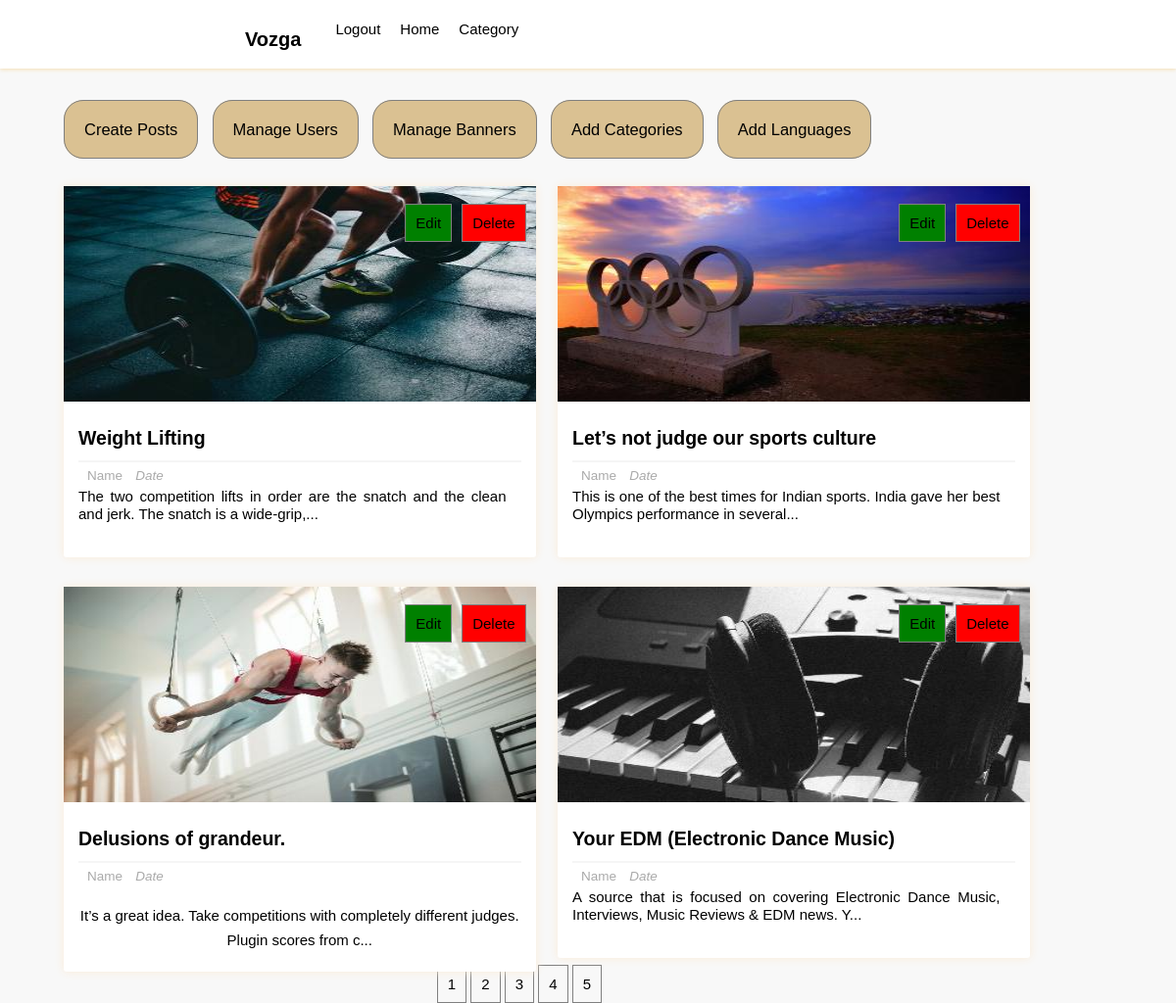
/dashboard.php, run on an earlier commit of the app's database.
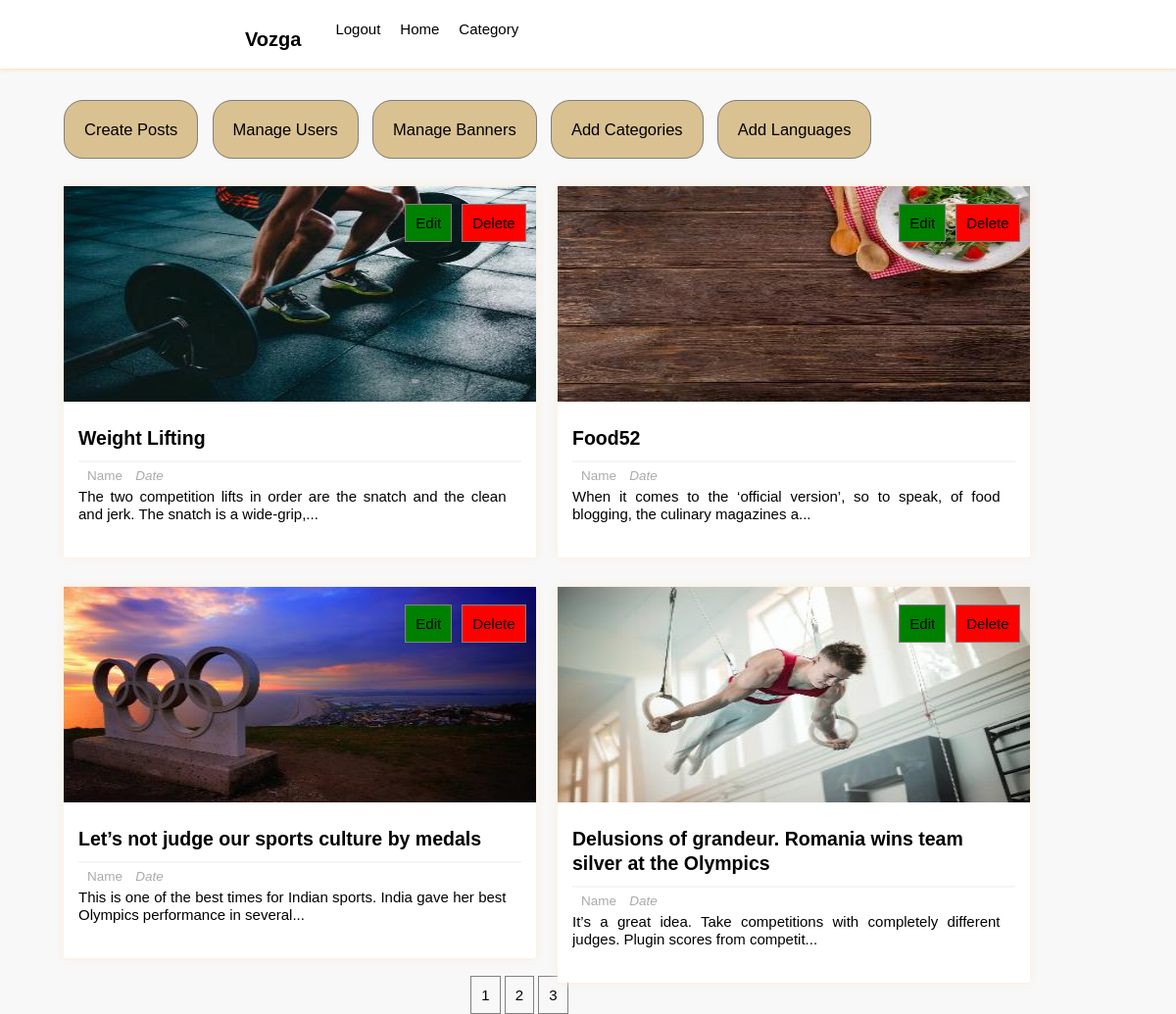
And on a later commit of the database.
### tables this page shows
CREATE TABLE `posts` (
  `p_id` int NOT NULL,
  `dup_id` int NOT NULL,
  `title` varchar(255) NOT NULL,
  `description` text NOT NULL,
  `category` varchar(255) NOT NULL,
  `image` varchar(255) NOT NULL,
  `user_id` int NOT NULL,
  `lang_code` varchar(255) NOT NULL
);

### dashboard.php (the view, shortened to what this page needs)
<?php
    require_once "includes/login_validate.php";
?>
<html lang="en">
<head>
    <link href="includes/style.css" rel="stylesheet" type="text/css" />
</head>
<body>
<div class="header-wrapper">
<header>
            <div class='logo'>
                <h3>Vozga</h3>
            </div>
            <div class="search-form">
                        <div class="icon">
                        </div>
                    </div>
            <ul class='list'>
                <li><a>Category<i class="fas fa-chevron-down" style="color:black; font-size: 14px; font-weight: 600; padding:5px;"></i></a>
                </li>
                <li><a href='homepage'>Home</a></li>
                <li><a href="includes/logout.php">Logout</a></li>
            </ul>
        </header>
</div>
    <div class="manage-posts-admin">
            <div class="admin-manage">
                <ul>
                    <li><a href="createpost">Create Posts</a></li>
                    <li><a href="manageuser">Manage Users</a></li>
                    <li><a href="banner">Manage Banners</a></li>
                    <li><a href="add-category">Add Categories</a></li>
                    <li><a href="add-language">Add Languages</a></li>
                </ul>
            </div>
        <div class="main-content-admin">
                    <?php
                        $results_per_page=4;
                        $sql="SELECT * FROM posts";
                        $result=mysqli_query($con,$sql);
                        $i=0;
                        $num_of_result=mysqli_num_rows($result);
                        $num_of_pages=ceil($num_of_result/$results_per_page);
                        if(!isset($_GET['page'])){
                            $page=1;
                        }else{
                            $page=$_GET['page'];
                        }
                        $start_limit=($page-1)*$results_per_page;
                        $sql="SELECT * FROM posts LIMIT ".$start_limit.','.$results_per_page;
                        $result=mysqli_query($con,$sql);
                        if(mysqli_num_rows($result) > $i){
                            while($row=mysqli_fetch_assoc($result)){
                    ?>
                    <div class="main-post-admin">
                    <?php
                        $output_image="images/resized408x220".$row['image'];
                        $desc=$row['description'];
                        $desc = substr($desc,0,100).'...';
                    ?>
                    <img class="image" src="<?php echo $output_image;?>", alt="post_image">
                    <div class="post-preview-wrapper">
                <a href="single/<?php echo $row['p_id'];?>" class="post-title"><?php echo $row['title'];?></a>
                <div class="post-preview">
                    <span class="author-name"><i class="fas fa-user"></i>Name</span>
                    <span class="post-date"><i class="fas fa-calendar-week">Date</i></span>
                    <p class="desc"><?php echo $desc; ?></p>
                </div>
            </div>
            <div class="btns">
                <ul class="edit-delete-btn">
                    <li>
                        <a href="editpost.php/<?php echo $row['p_id'];?>" class="btn edit-link">Edit</a>
                    </li>
                    <li>
                        <a href="deletepost.php/<?php echo  $row['p_id'];?>" class ="btn delete-link" onclick="return confirm('Are you sure you want to delete this?')">Delete</a>
                    </li>
                </ul>
            </div>
        </div>
                    <?php
                            }
                        }
                        else{
                            ?>
                            <tr>
                                <th colspan="2">No results to display</th>
                            </tr>
                            <?php
                        }
                    ?>
        </div>
        <div class='index-dashboard'><center>
        <?php
        for($page=1;$page<=$num_of_pages;$page++)
        {
            echo '<a href="dashboard.php?page='.$page.'">'.$page.'</a> ';
        }   ?>
</div>
    </div>
</body>
</html>

What changed in the data, as far as the page shows it:
no longer on this page (row edited): posts: image (picture), title "Your EDM (Electronic Dance Music)", description "A source that is focused on covering Electronic Dance Music, Interviews, Music Reviews & EDM news. Y..."
added posts: image (picture), title "Food52", description "When it comes to the ‘official version’, so to speak, of food blogging, the culinary magazines a..."
changed posts: title "Let’s not judge our sports culture" → "Let’s not judge our sports culture by medals"
changed posts: title "Delusions of grandeur." → "Delusions of grandeur. Romania wins team silver at the Olympics"; description "It’s a great idea. Take competitions with completely different judges. Plugin scores from c..." → "It’s a great idea. Take competitions with completely different judges. Plugin scores from competit..."
Also different on the page:
list line gone: "4"
list line gone: "5"
